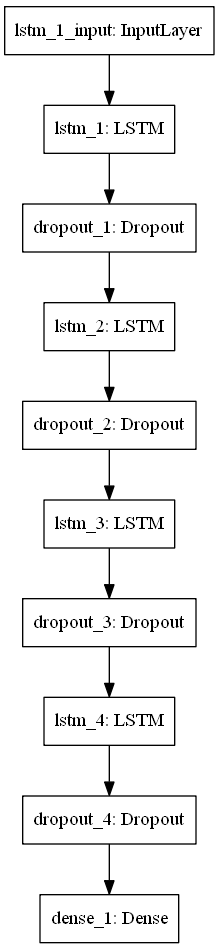

This chart was generated by the following Python code:
import numpy as np
import matplotlib.pyplot as plt
from PIL import Image
import os
from keras.layers import Dense, LSTM, Dropout
from keras import regularizers as reg
from keras import optimizers
from keras.models import Sequential
from keras.utils import plot_model

#超参数
units_1 = 128  #LSTM内部神经元个数
units_2 = 128
units_3 = 256
units_4 = 256
dp_1 = 0.1 #丢弃的比例
dp_2 = 0.1
dp_3 = 0.2
dp_4 = 0.2
a_1 = 0.001#正则化惩罚系数
a_2 = 0.001
a_3 = 0.002
a_4 = 0.002
time_steps = 224  #输入序列的总长度
input_dim = 224 #序列中各个元素的维度
epochs = 10
batch_size  = 96
lr = 0.001

def get_train_batch():
    x_train = np.load(r'D:\核聚变课题组数据\干净数据\train_batches.npy',allow_pickle=True)
    y_train = np.load(r'D:\核聚变课题组数据\干净数据\train_labels.npy',allow_pickle=True)
    return x_train,y_train

def get_test_batch():
    x_test = np.load(r'D:\核聚变课题组数据\干净数据\test_batches.npy',allow_pickle=True)
    y_test = np.load(r'D:\核聚变课题组数据\干净数据\test_labels.npy',allow_pickle=True)
    return x_test,y_test

def decolor(imgs):
    tmp_batch = np.zeros((imgs.shape[0],1,224,224))
    for index,each in enumerate(imgs):
        img = Image.fromarray(each)
        gray_img = img.convert('L')#＞1的都置1，反之置0
        img_array = np.array(gray_img).reshape(1,224,224)
        tmp_batch[index] = img_array
    return tmp_batch.reshape(imgs.shape[0],224,224)/255
    
x_train,y_train = get_train_batch()
x_test,y_test = get_test_batch()

x_train = decolor(x_train)
x_test = decolor(x_test)

#定义优化器
adam = optimizers.Adam(learning_rate=lr)

#建筑模型
model = Sequential()
model.add(LSTM(units=units_1, input_shape=(time_steps,input_dim),kernel_regularizer=reg.l2(a_1),return_sequences=True))
model.add(Dropout(dp_1))
model.add(LSTM(units=units_2,kernel_regularizer=reg.l2(a_2),return_sequences=True))
model.add(Dropout(dp_2))
model.add(LSTM(units=units_3,kernel_regularizer=reg.l2(a_3),return_sequences=True))
model.add(Dropout(dp_3))
model.add(LSTM(units=units_4,kernel_regularizer=reg.l2(a_4)))
model.add(Dropout(dp_4))
model.add(Dense(2,activation='softmax'))
model.compile(loss='categorical_crossentropy', optimizer=adam, metrics=['accuracy'])
print(model.summary())

#可视化模型
plot_model(model, to_file='model.png')

#训练模型
model.fit(x_train, y_train, epochs=epochs, batch_size=batch_size, verbose=1)

#保存模型
model.save_weights("weights")
with open("model.json", "w") as f:
    f.write(model.to_json())
    
#评估模型
loss, accuracy = model.evaluate(x_test,y_test)
y_pred = model.predict_classes(x_test)
y_true = np.argmax(y_test,axis=1)

TP = np.sum(np.logical_and(np.equal(y_true,0),np.equal(y_pred,0)))
FP = np.sum(np.logical_and(np.equal(y_true,1),np.equal(y_pred,0)))
TN = np.sum(np.logical_and(np.equal(y_true,1),np.equal(y_pred,1)))
FN = np.sum(np.logical_and(np.equal(y_true,0),np.equal(y_pred,1)))

precision = TP / (TP + FP)
recall = TP / (TP + FN)
F_score = (2*precision*recall)/(precision+recall)
N_score = TN / (TN + FP)

print('\n')        
print('loss: ', loss)
print('Accuracy: ', accuracy)
print('Precison:',precision)
print('Recall:',recall)
print('F-Score:',F_score)
print('N-score:',N_score)

input()
